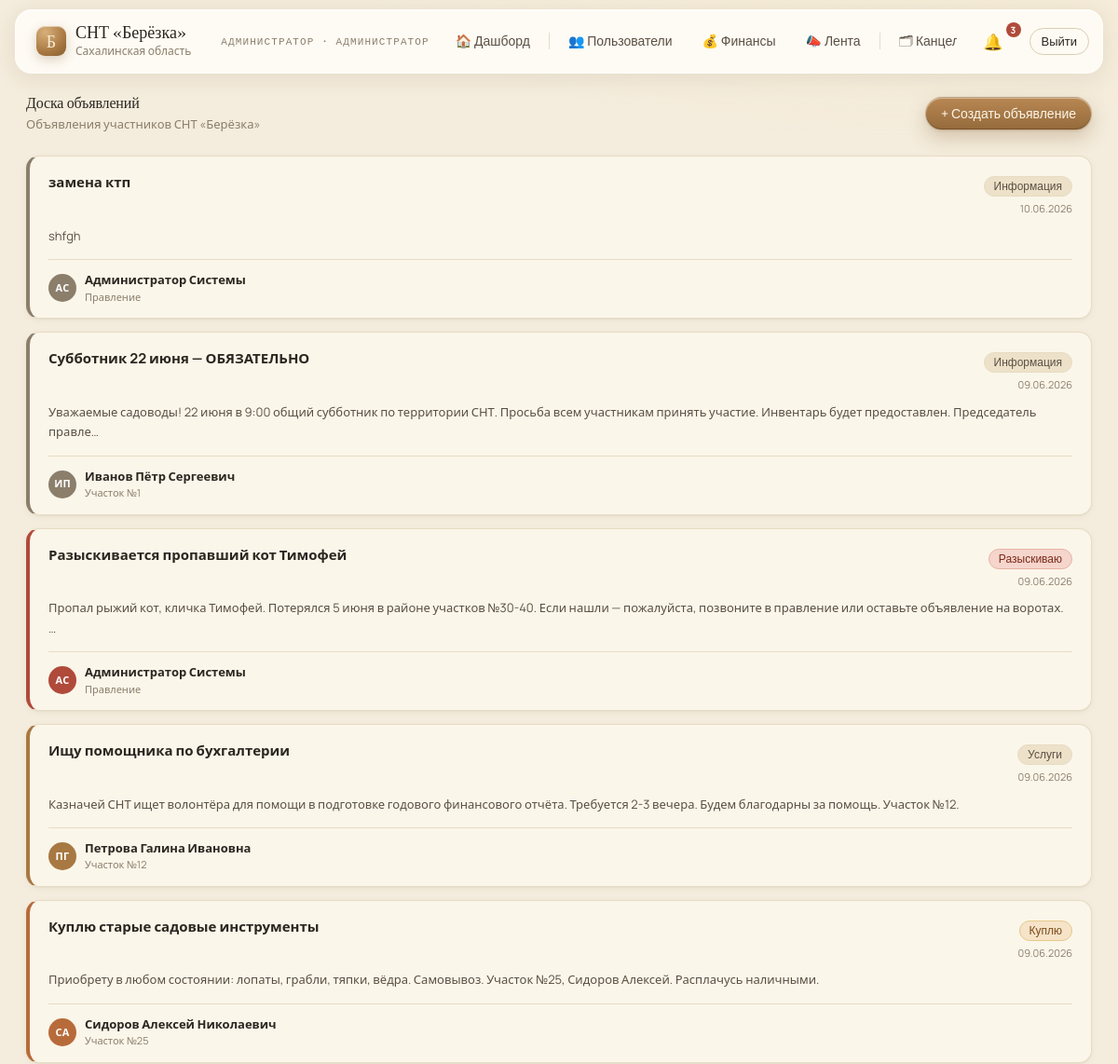
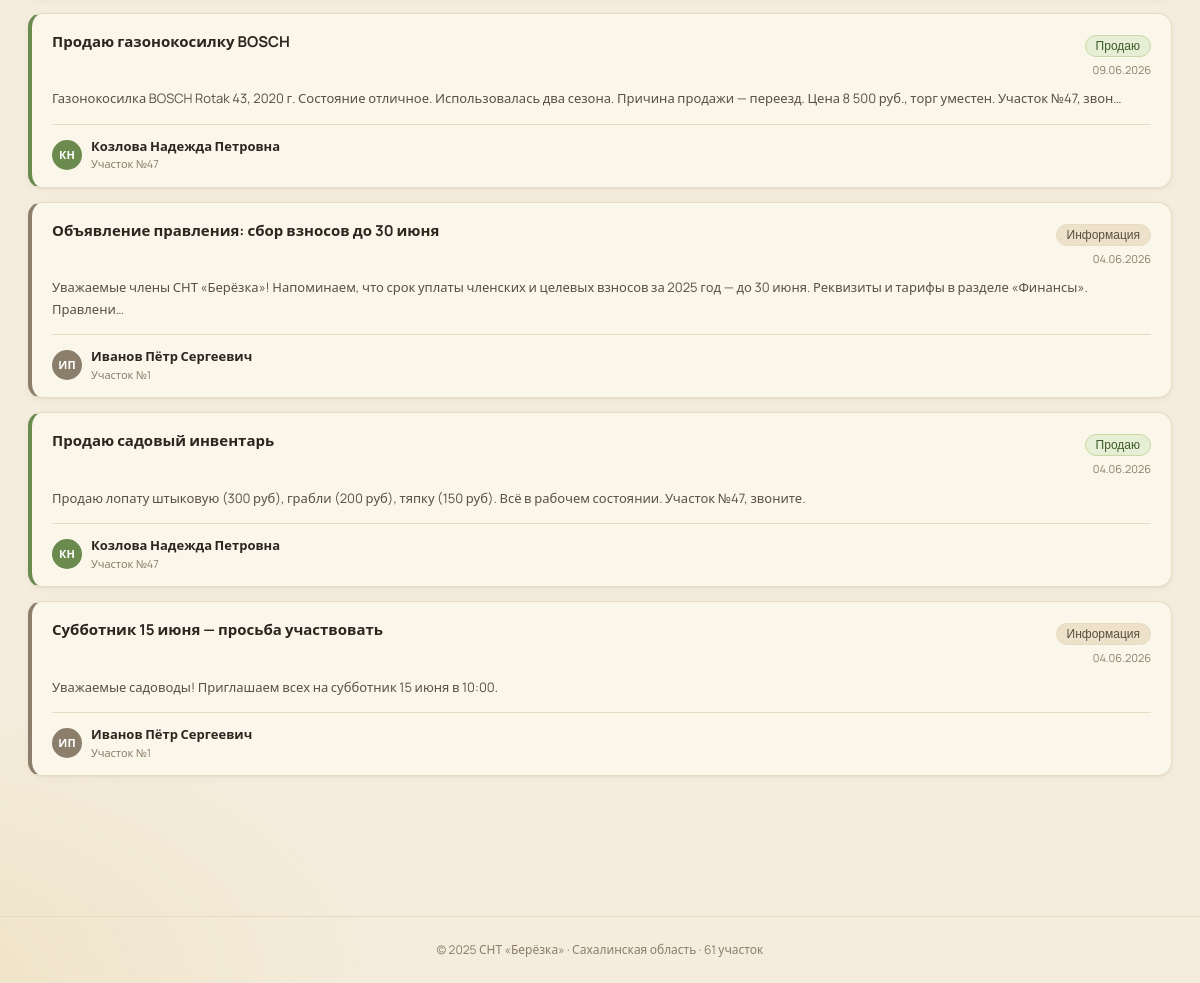
The page /classifieds (signed in) on the database its author committed (2 pictures, top to bottom).
### tables this page shows
CREATE TABLE `announcements` (
  `id` int(11) NOT NULL AUTO_INCREMENT,
  `title` varchar(255) NOT NULL,
  `content` text NOT NULL,
  `author_id` int(11) NOT NULL,
  `category` enum('sale','buy','service','info','wanted') NOT NULL DEFAULT 'info',
  `is_pinned` tinyint(1) DEFAULT 0 COMMENT 'Закреплённое объявление',
  `status` enum('draft','published','archived') DEFAULT 'published',
  `views_count` int(11) DEFAULT 0,
  `created_at` timestamp NOT NULL DEFAULT current_timestamp(),
  `updated_at` timestamp NOT NULL DEFAULT current_timestamp() ON UPDATE current_timestamp(),
  PRIMARY KEY (`id`),
  KEY `author_id` (`author_id`),
  KEY `idx_category` (`category`),
  KEY `idx_status` (`status`),
  KEY `idx_created` (`created_at`),
  FULLTEXT KEY `idx_search` (`title`,`content`)
);

CREATE TABLE `users` (
  `id` int(11) NOT NULL AUTO_INCREMENT,
  `email` varchar(120) NOT NULL,
  `password_hash` varchar(255) NOT NULL COMMENT 'bcrypt хеш пароля',
  `full_name` varchar(150) NOT NULL,
  `phone` varchar(20) DEFAULT NULL,
  `address` varchar(255) DEFAULT NULL COMMENT 'Адрес участка в СНТ',
  `role_id` int(11) NOT NULL DEFAULT 5 COMMENT 'ID роли (по умолчанию член)',
  `status` enum('active','inactive','pending') DEFAULT 'pending' COMMENT 'статус в системе',
  `avatar_url` varchar(255) DEFAULT NULL,
  `created_at` timestamp NOT NULL DEFAULT current_timestamp(),
  `updated_at` timestamp NOT NULL DEFAULT current_timestamp() ON UPDATE current_timestamp(),
  `last_login` timestamp NULL DEFAULT NULL,
  PRIMARY KEY (`id`),
  UNIQUE KEY `email` (`email`),
  KEY `idx_email` (`email`),
  KEY `idx_role` (`role_id`),
  KEY `idx_status` (`status`)
);

### utils.php (called while the page is built, shortened)
<?php
function renderTemplate(string $page, array $data = []): void
{
    include BASE_PATH . '/templates/layout.html.php';
}
function e(string $str): string
{
    return htmlspecialchars($str, ENT_QUOTES, 'UTF-8');
}
function plotFromAddress(string $address): int
{
    if (preg_match('/[Уу]часток[\s\xA0]*[№#]?\s*(\d+)/u', $address, $m)) {
        return (int)$m[1];
    }
    return preg_match('/(\d+)/', $address, $m) ? (int)$m[1] : 0;
}

### src/controllers/MemberController.php (called while the page is built, shortened)
<?php
class MemberController {
    public static function classifieds(): void {
        $page = max(1, (int)($_GET['page'] ?? 1));
        $announcements = Announcement::all($page, 15);
        renderTemplate('member/classifieds', compact('announcements', 'page', 'totalPages', 'user') + ['flash' => getFlash()]);
    }
}

### public/index.php (called while the page is built, shortened)
<?php
require_once BASE_PATH . '/router.php';

### src/models/Announcement.php (called while the page is built, shortened)
<?php
class Announcement {
    public static function all(int $page = 1, int $perPage = 20): array {
        $db = DatabaseConnection::get();
        $offset = ($page - 1) * $perPage;
        $stmt = $db->prepare(
            "SELECT a.*, u.full_name AS author_name, u.address AS author_address
               FROM announcements a
               JOIN users u ON a.author_id = u.id
              WHERE a.status = 'published'
           ORDER BY a.is_pinned DESC, a.created_at DESC
              LIMIT ? OFFSET ?"
        );
        $stmt->bind_param('ii', $perPage, $offset);
        $stmt->execute();
        $result = $stmt->get_result();
        $rows = [];
        while ($row = $result->fetch_assoc()) $rows[] = $row;
        return $rows;
    }
}

### templates/pages/member/classifieds.html.php (the view, shortened to what this page needs)
<?php
$catMap = [
    'sale'    => ['label' => 'Продаю',      'pill' => 'good',   'color' => 'var(--good)'],
    'buy'     => ['label' => 'Куплю',        'pill' => 'warn',   'color' => 'var(--warn)'],
    'wanted'  => ['label' => 'Разыскиваю',  'pill' => 'bad',    'color' => 'var(--bad)'],
    'service' => ['label' => 'Услуги',       'pill' => '',       'color' => 'var(--accent)'],
    'info'    => ['label' => 'Информация',   'pill' => '',       'color' => 'var(--ink-mute)'],
];
$initials = function(string $name): string {
    $parts = preg_split('/\s+/', trim($name));
    $out = mb_strtoupper(mb_substr($parts[0] ?? 'У', 0, 1));
    if (!empty($parts[1])) $out .= mb_strtoupper(mb_substr($parts[1], 0, 1));
    return $out;
};
?>
<div class="fade-up">
  <div style="display:flex;justify-content:space-between;align-items:center;flex-wrap:wrap;gap:12px;margin-bottom:24px">
    <div>
      <h2 style="margin:0">Доска объявлений</h2>
      <p style="margin:4px 0 0;font-size:13px;color:var(--ink-mute)">Объявления участников СНТ «Берёзка»</p>
    </div>
    <button class="btn primary" onclick="
      var f=document.getElementById('ann-form');
      f.style.display = f.style.display==='none' ? 'block' : 'none';
      this.textContent = f.style.display==='none' ? '+ Создать объявление' : '✕ Закрыть';
    ">+ Создать объявление</button>
  </div>
  <?php if (empty($announcements)): ?>
    <div class="card" style="padding:56px 32px;text-align:center">
      <div style="font-size:48px;margin-bottom:16px">📋</div>
      <h3 style="color:var(--ink-soft);margin-bottom:8px">Объявлений пока нет</h3>
      <p style="color:var(--ink-mute)">Станьте первым — опубликуйте объявление</p>
    </div>
  <?php else: ?>
    <div style="display:flex;flex-direction:column;gap:14px">
      <?php foreach ($announcements as $ann):
        $cat   = $ann['category'] ?? 'info';
        $cm    = $catMap[$cat] ?? $catMap['info'];
        $plot  = plotFromAddress($ann['author_address'] ?? '');
        $ini   = $initials($ann['author_name'] ?? 'Участник');
        $preview = $ann['content'] ?? '';
        if (mb_strlen($preview) > 160) $preview = mb_substr($preview, 0, 160) . '…';
        $dateStr = !empty($ann['created_at']) ? date('d.m.Y', strtotime($ann['created_at'])) : '';
      ?>
        <div class="card" style="overflow:hidden;border-left:4px solid <?= $cm['color'] ?>">
          <div style="padding:18px 20px 14px">
            <div style="display:flex;justify-content:space-between;align-items:flex-start;gap:16px;margin-bottom:10px">
              <div style="flex:1;min-width:0">
                <div style="font-weight:700;font-size:15px;color:var(--ink);overflow-wrap:break-word;line-height:1.35">
                  <?= e($ann['title']) ?>
                </div>
              </div>
              <div style="flex-shrink:0;text-align:right">
                <span class="pill <?= $cm['pill'] ?>" style="font-size:12px"><?= $cm['label'] ?></span>
                <div style="font-size:11px;color:var(--ink-mute);margin-top:5px;white-space:nowrap"><?= $dateStr ?></div>
              </div>
            </div>
            <div style="color:var(--ink-soft);font-size:13px;line-height:1.65;margin-bottom:14px">
              <?= nl2br(e($preview)) ?>
            </div>
            <div style="display:flex;align-items:center;justify-content:space-between;gap:12px;padding-top:12px;border-top:1px solid var(--line-soft)">
              <div style="display:flex;align-items:center;gap:9px;min-width:0">
                <div style="width:30px;height:30px;border-radius:50%;background:<?= $cm['color'] ?>;display:flex;align-items:center;justify-content:center;flex-shrink:0;font-weight:700;font-size:11px;color:#fff;letter-spacing:.02em">
                  <?= e($ini) ?>
                </div>
                <div style="min-width:0">
                  <div style="font-size:13px;font-weight:600;color:var(--ink);white-space:nowrap;overflow:hidden;text-overflow:ellipsis">
                    <?= e($ann['author_name'] ?? 'Участник') ?>
                  </div>
                  <?php if ($plot): ?>
                    <div style="font-size:11px;color:var(--ink-mute)">Участок №<?= e($plot) ?></div>
                  <?php else: ?>
                    <div style="font-size:11px;color:var(--ink-mute)">Правление</div>
                  <?php endif ?>
                </div>
              </div>
            </div>
          </div>
        </div>
      <?php endforeach ?>
    </div>
  <?php endif ?>
</div>

### public/css/style.css (style rules this page uses)
:root { --bg: #f4ecdc; --bg-soft: #f9f3e6; --bg-warm: #ede2c9; --paper: #fbf6ea; --ink: #2b2620; --ink-soft: #5a4f43; --ink-mute: #8b7e6b; --line: #d9cdb2; --line-soft: #e6dcc4; --accent: #a87842; --accent-deep: #7a5429; --good: #6b8a4e; --warn: #b86b3a; --bad: #b04a3a; --shadow-1: 0 1px 2px rgba(82,60,30,.06), 0 2px 8px rgba(82,60,30,.04); --shadow-2: 0 4px 16px rgba(82,60,30,.08), 0 1px 2px rgba(82,60,30,.05); --radius: 14px; --radius-sm: 10px; }
*, *::before, *::after { box-sizing: border-box; }
html, body { margin: 0; padding: 0; background: var(--bg); color: var(--ink); font-family: 'Manrope', system-ui, sans-serif; -webkit-font-smoothing: antialiased; }
body { background: radial-gradient(1200px 600px at 80% -10%, #f7ecd3 0%, transparent 60%), radial-gradient(900px 500px at -10% 100%, #efe2c4 0%, transparent 55%), var(--bg); min-height: 100vh; }
h1, h2, h3, h4 { font-family: 'Fraunces', Georgia, serif; font-weight: 500; letter-spacing: -0.01em; margin: 0; color: var(--ink); }
h2 { font-size: 28px; line-height: 1.15; }
p { margin: 0; color: var(--ink-soft); line-height: 1.55; }
.card { background: var(--paper); border: 1px solid var(--line-soft); border-radius: var(--radius); box-shadow: var(--shadow-1); }
.btn { display: inline-flex; align-items: center; gap: 8px; padding: 10px 16px; border-radius: 999px; font: 500 14px/1 'Manrope', sans-serif; color: var(--ink); cursor: pointer; background: linear-gradient(180deg, rgba(255,253,247,.85), rgba(248,238,217,.65)); border: 1px solid rgba(255,255,255,.7); backdrop-filter: blur(10px) saturate(140%); -webkit-backdrop-filter: blur(10px) saturate(140%); box-shadow: inset 0 1px 0 rgba(255,255,255,.85), inset 0 -1px 0 rgba(170,130,70,.18), 0 1px 2px rgba(82,60,30,.06), 0 6px 16px rgba(82,60,30,.06); transition: transform .18s ease, box-shadow .18s ease; user-select: none; text-decoration: none; }
.btn.primary { color: var(--paper); background: linear-gradient(180deg, rgba(180,130,75,.95), rgba(140,95,45,.92)); border: 1px solid rgba(255,255,255,.35); box-shadow: inset 0 1px 0 rgba(255,255,255,.4), inset 0 -1px 0 rgba(60,40,15,.4), 0 1px 2px rgba(82,60,30,.1), 0 8px 20px rgba(120,80,30,.25); }
.pill { display: inline-flex; align-items: center; gap: 6px; padding: 4px 10px; border-radius: 999px; font: 500 12px/1 'Manrope', sans-serif; background: var(--bg-warm); color: var(--ink-soft); border: 1px solid var(--line-soft); }
.pill.good { background: #e6efd5; color: #3e5a2a; border-color: #c9d8a5; }
.pill.warn { background: #f6e3c8; color: #7a4a1a; border-color: #e6c98a; }
.pill.bad { background: #f5d5cc; color: #7a2a1a; border-color: #e6b3a4; }
.fade-up { animation: fadeUp .45s cubic-bezier(.2,.7,.2,1) both; }
:root { --border: var(--line-soft); --good-soft: #e6efd5; --bad-soft: #f5d5cc; --warn-soft: #f6e3c8; --accent-soft: #f7ecd3; }
h1, h2, h3, h4, p, td, th, .kpi .value { overflow-wrap: break-word; word-break: break-word; }

### rows shown on the page
announcements: title "замена ктп", category "Информация", created_at "10.06.2026", content "shfgh", author.full_name "АС", author.full_name "Администратор Системы", shows "Правление"
announcements: title "Субботник 22 июня — ОБЯЗАТЕЛЬНО", category "Информация", created_at "09.06.2026", content "Уважаемые садоводы! 22 июня в 9:00 общий субботник по территории СНТ. Просьба всем участникам принять участие. Инвентарь будет предоставлен. Председатель правле…", author.full_name "ИП", author.full_name "Иванов Пётр Сергеевич", author.address "1"
announcements: title "Разыскивается пропавший кот Тимофей", category "Разыскиваю", created_at "09.06.2026", content "Пропал рыжий кот, кличка Тимофей. Потерялся 5 июня в районе участков №30-40. Если нашли — пожалуйста, позвоните в правление или оставьте объявление на воротах. …", author.full_name "АС", author.full_name "Администратор Системы", shows "Правление"
announcements: title "Ищу помощника по бухгалтерии", category "Услуги", created_at "09.06.2026", content "Казначей СНТ ищет волонтёра для помощи в подготовке годового финансового отчёта. Требуется 2-3 вечера. Будем благодарны за помощь. Участок №12.", author.full_name "ПГ", author.full_name "Петрова Галина Ивановна", author.address "12"
announcements: title "Куплю старые садовые инструменты", category "Куплю", created_at "09.06.2026", content "Приобрету в любом состоянии: лопаты, грабли, тяпки, вёдра. Самовывоз. Участок №25, Сидоров Алексей. Расплачусь наличными.", author.full_name "СА", author.full_name "Сидоров Алексей Николаевич", author.address "25"
announcements: title "Продаю газонокосилку BOSCH", category "Продаю", created_at "09.06.2026", content "Газонокосилка BOSCH Rotak 43, 2020 г. Состояние отличное. Использовалась два сезона. Причина продажи — переезд. Цена 8 500 руб., торг уместен. Участок №47, звон…", author.full_name "КН", author.full_name "Козлова Надежда Петровна", author.address "47"
announcements: title "Объявление правления: сбор взносов до 30 июня", category "Информация", created_at "04.06.2026", content "Уважаемые члены СНТ «Берёзка»! Напоминаем, что срок уплаты членских и целевых взносов за 2025 год — до 30 июня. Реквизиты и тарифы в разделе «Финансы». Правлени…", author.full_name "ИП", author.full_name "Иванов Пётр Сергеевич", author.address "1"
announcements: title "Продаю садовый инвентарь", category "Продаю", created_at "04.06.2026", content "Продаю лопату штыковую (300 руб), грабли (200 руб), тяпку (150 руб). Всё в рабочем состоянии. Участок №47, звоните.", author.full_name "КН", author.full_name "Козлова Надежда Петровна", author.address "47"
announcements: title "Субботник 15 июня — просьба участвовать", category "Информация", created_at "04.06.2026", content "Уважаемые садоводы! Приглашаем всех на субботник 15 июня в 10:00.", author.full_name "ИП", author.full_name "Иванов Пётр Сергеевич", author.address "1"

### other values the page prints
$_SESSION['user']['full_name'] "АДМИНИСТРАТОР"
$roleLabel "АДМИНИСТРАТОР"
$unread "3"
